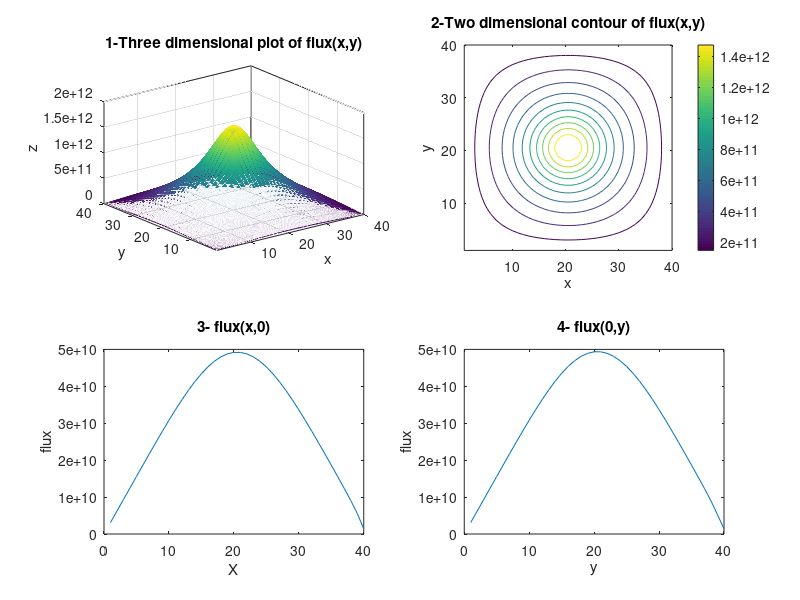

Source code (MATLAB):
%%   Nuclear Reactor Theory   %%
%*   Project                  *%
%*   Adel Ali Ansari          *%
%*   U00038673                *%
%******************************%
clear all
clc

%%  Numerical solution  of the one speed diffusion equation to find the flux distribution


disp('****Nuclear Reactor Theory');
disp(sprintf('****Project- Problem 2\n'));
disp(sprintf('\t\t\t\tAdel Ali Ansari           -- U00036658\n'));
disp(sprintf('\n\t\t\t\tInstructor:\tDr.Iyad Al Qasir\n'));

Diffusion_coefficient= 0.562;
SigmaA=0.00551;
delta=0.25;

a_material= (-Diffusion_coefficient)/(delta^2);
b_material= SigmaA + ((2*Diffusion_coefficient)/(delta^2));


D=0.562
sigma_absorbtion = 0.00551

Delta = 0.25
b= (4*D/(Delta^2))+sigma_absorbtion
a= -(D/(Delta^2))

coff=zeros(1600);
%%
%entering flux coafficient
for i=1:1600
    for j=1:1600
        
        if i==j
            coff (i,j) = b;
        end
        
    end
end
for i=1:1600-1
    coff(i, i+1)=a;
    coff(i+1, i)=a;
end
for i=1:1600-41
    coff(i,i+40)=a;
    coff(i+40, i)=a;
end
for i=1:40-1
    coff((i*40),(i*40)+1)=0;
    coff((i*40+1),(i*40))=0;
end
%%
%entering source matrix
z=1;

for i=linspace(-5,5,40)
    for j=linspace(-5,5,40)
        
        s(z)= (10^12)*cos(pi*(i/10))*exp(-((i^2)+(j^2)));
        z=z+1;
    end
end

%%
% Finding the flux
loop=1;
I=s*inv(coff);
for i=1:40
    for j=1:40
        flux(i,j)=I(loop) ;
        
        loop=loop+1 ;
    end
end

%%
%Results and plots
FigHandle = figure('Position', [20, 50, 650, 550]);

subplot(2,2,1)
contour3(flux,1000)
xlabel('x')
ylabel('y')
zlabel('z')
title('1-Three dimensional plot of flux(x,y)')

subplot(2,2,2)
contour(flux)
xlabel('x')
ylabel('y')
title('2-Two dimensional contour of flux(x,y)')
colorbar

subplot(2,2,3)
plot(flux(40,:))
xlabel('X')
ylabel('flux')
title('3- flux(x,0)')

subplot(2,2,4)
plot(flux(:,40))
xlabel('y')
ylabel('flux')
title('4- flux(0,y)')
